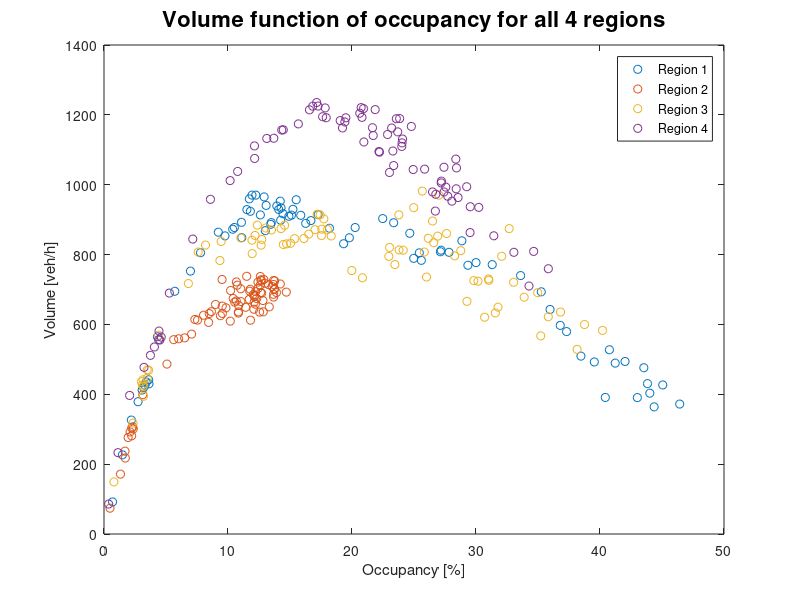

MATLAB code for this plot:
% Developed by Adrien Briffod
% Estimating the Macro fundamental diagram using volume and occupancy of a
% city 
% EPFL, Lausanne, Switzerland
% Created: 20/11/2021
% Last Update: 01/12/2022


%% What is the goal of this matlab script 

% Our goal is to optain one graphe with a Macro fundamental diagram of
% the volume vs the occupancy. 
% In our project we have data from a city. The data we have are the links
% in the city, the region of the city, the flow of each link and the
% occupancy of each link. 

%% Initialize

% This part is to remove items from workspace, freeing up system memory,
% close all the figure and clear all the command window
clear;
close all;
clc;

%% The first step, we need to collect the data from the csv file 

% The links file need to have the link number in the first column, then     
% the coordinates of the link in the column 2 and 3 and then the region of 
% the link in the last column 
load links.csv

% The occupancy file need to have in the first line the link number, and
% then the first column correspond to the time of the obersvation and each 
% next column is the occupancy of the link of the column 
load occupancy.csv

% The flow file need to have in the first line the link number, and
% then the first column correspond to the time of the obersvation and each 
% next column is the flow of the link of the column 
load flow.csv

%% The code

% We want to have the volume so we need to convert flow into volume 
% [veh/hour]
volume = flow(2:end,2:end)/(90/3600);                                      % We don't take the first row because that the link number

% We need to have the occupancy of each link without the first row of the 
% file because we don't need to have the link number 
occupancy = occupancy(2:end,2:end); 

% We creat a figure with the MFD of the volume vs the occupancy of all the 
% region together in the same graphics
figure

% We do a lop that will searh for each region which link are in this region
% then do the MFD  of this region 
for i = 1:4
    index = find(links (:,6)==i);                                            % We find the all the link from region i 
    mean_volume_link = mean(volume (:,index),2);                             % We want to have the mean volume of each link
    mean_occupancy_link = mean(occupancy (:,index),2);                  % We want to have the mean occupancy of each link
    plot(mean_occupancy_link,mean_volume_link,'o');
    hold on
end

% We need to add the title, the legend and the label of the graphique. We
% also set the size of the window
ylabel('Volume [veh/h]')                                                   
xlabel('Occupancy [%]')
title('Volume function of occupancy for all 4 regions','FontSize',16);
legend({'Region 1','Region 2','Region 3','Region 4'});
set(gcf,'position',get (0,"screensize"));
hold off
